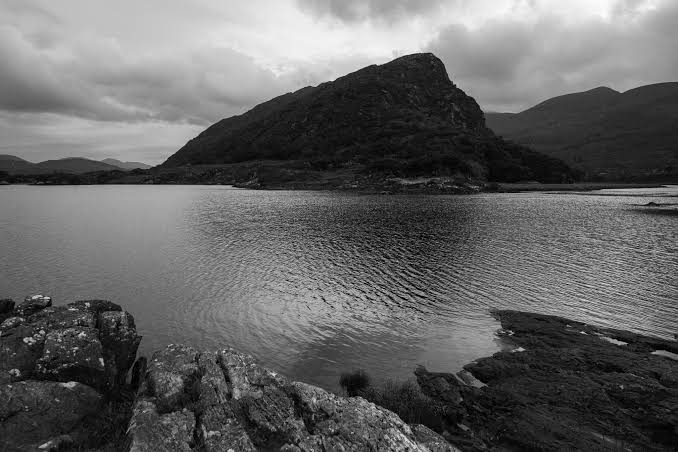
#> input picture Image Thresholding/images.jpg, 678 x 452 px
$ python Grayscale.py
#> lines starting #> are read from the running program, lines starting #| are printed output that depends on the picture; after the words box and inside, x2 and y2 are one past the last pixel; in counts of white or black regions, pixels touching at a corner belong together
import cv2

img = cv2.imread("images.jpg")
#> img is the input picture: shape (452, 678, 3); min 0, max 251, mean 99.9
gray = cv2.cvtColor(img, cv2.COLOR_BGR2GRAY)

cv2.imshow("Grayscale Image", gray)
cv2.waitKey(0)
cv2.destroyAllWindows()

#Binary Thresholding
ret, thresh = cv2.threshold(gray, 127, 255, cv2.THRESH_BINARY)
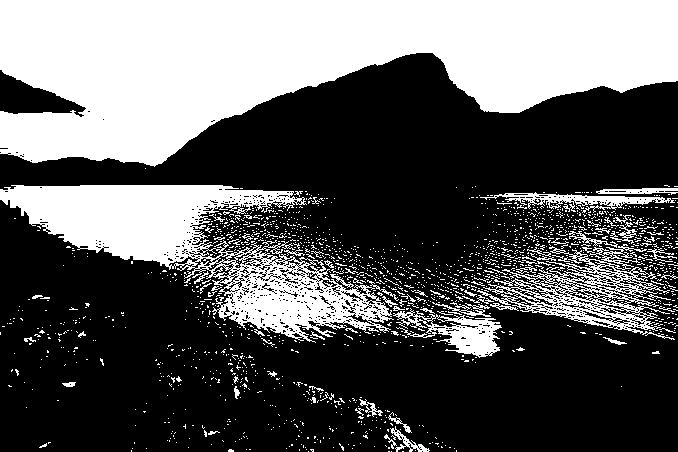
#> thresh: shape (452, 678); 36.4% white; 1755 white regions (1678 under 20 px), largest, box (x1, y1, x2, y2) and area: (0, 0, 678, 167) 72455, (0, 185, 394, 343) 21833, (477, 244, 675, 340) 5276

cv2.imshow("Binary Threshold", thresh)
cv2.waitKey(0)
cv2.destroyAllWindows()

#ToZero Thresholding
ret, thresh = cv2.threshold(gray, 127, 255, cv2.THRESH_TOZERO)
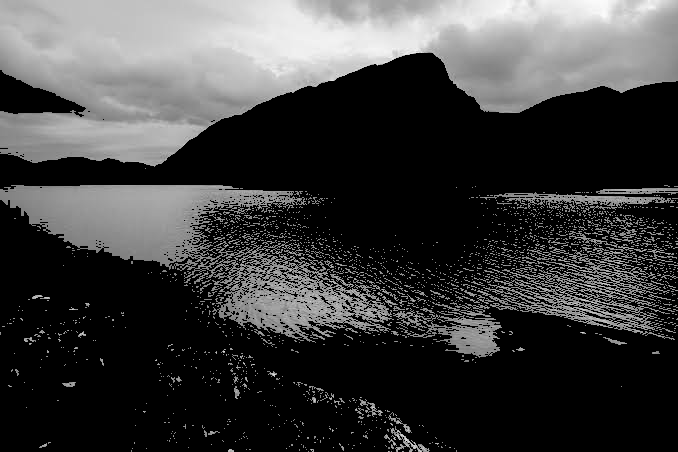
#> thresh: shape (452, 678); min 0, max 251, mean 62.2

cv2.imshow("ToZero Threshold", thresh)
cv2.waitKey(0)
cv2.destroyAllWindows()

#ToZero Inverse Thresholding
ret, thresh = cv2.threshold(gray, 127, 255, cv2.THRESH_TOZERO_INV)
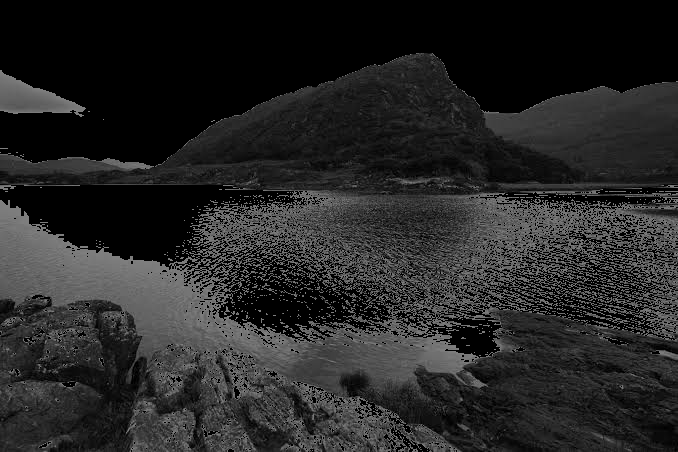
#> thresh: shape (452, 678); min 0, max 127, mean 37.7

cv2.imshow("ToZero Inverse", thresh)
cv2.waitKey(0)
cv2.destroyAllWindows()
